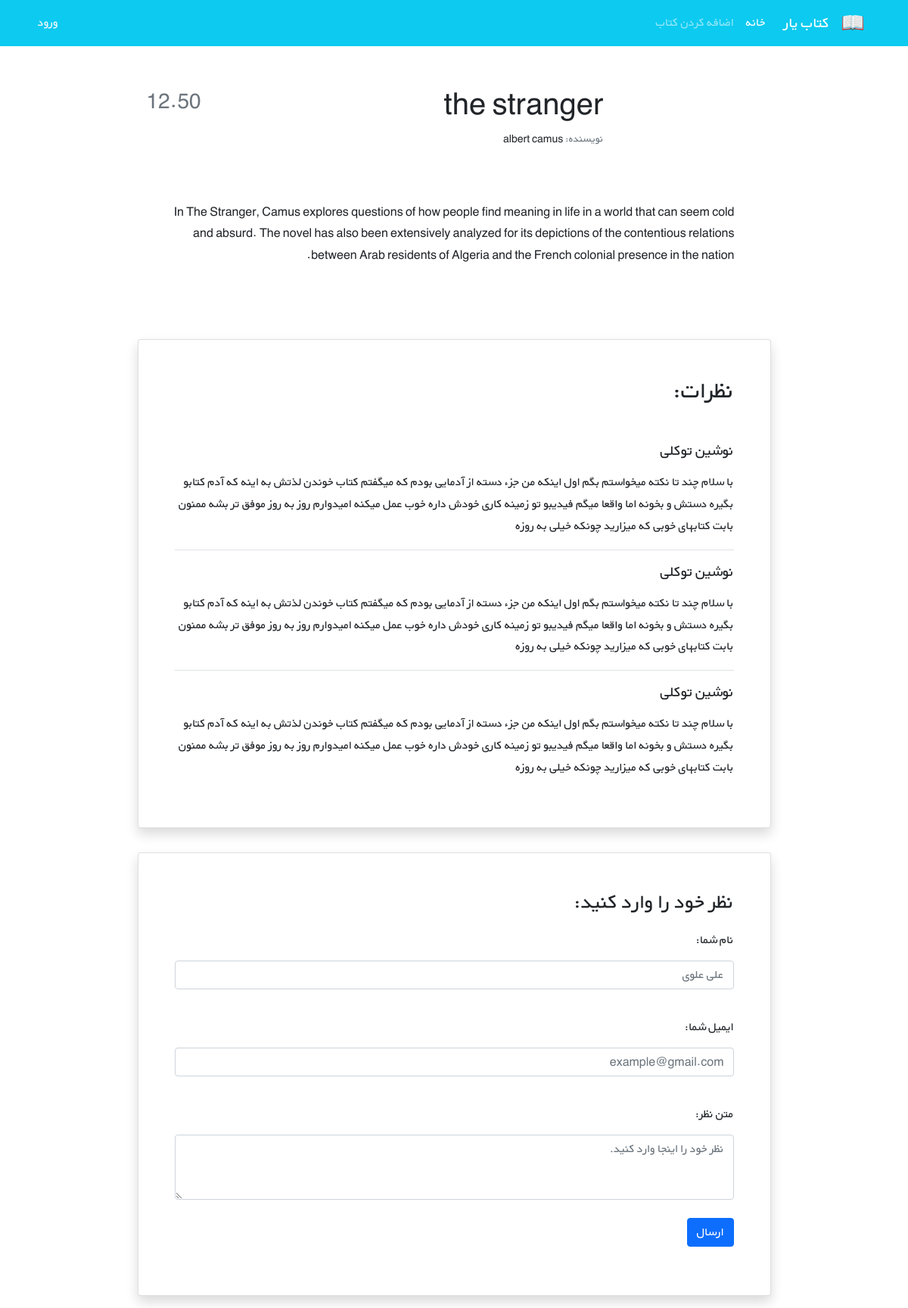
Page /books/1/ on the committed database.
### books/models.py (models this page shows, shortened)
class Book(models.Model):
    title=models.CharField(max_length=255)
    author=models.CharField(max_length=255)
    content=models.TextField()
    price=models.DecimalField(decimal_places=2,max_digits=5)
    cover=models.ImageField(upload_to='covers/',blank=True)

### books/views.py (the view)
# urls.py: path('<int:pk>/',BookDetailView.as_view(),name='book_detail'),
class BookDetailView(generic.DetailView):
     model = Book
     template_name = 'books/book_detail.html'
     context_object_name = 'books'

### books/templates/books/book_detail.html (shortened to what this page needs)
{% extends '_base.html' %}
{% load static %}
{% block content %}
    <div class="container mt-5" dir="rtl">
        <div class="">
            <div class="">
                <div class="d-flex justify-content-center">
                    <div class="row w-sm-75 w-100">
                        <div class="col-xs-12 col-md-3 d-flex justify-content-center">
                        </div>
                        <div class="col-xs-12 col-md-6 text-center text-md-end mt-md-1 mt-4">
                            <h1>{{ books.title }}</h1>
                            <h5 class="small my-1"><span class="text-muted">نویسنده: </span>{{ books.author }}</h5>
                        </div>
                        <div class="col-xs-12 col-md-3 d-flex flex-column">
                            <h3 class="align-self-center pt-2 text-muted align-self-md-end">
                                {{ books.price }}
                            </h3>
                        </div>
                    </div>
                </div>
                <div class="d-flex justify-content-center">
                    <div class="my-3 p-5 w-sm-75 w-100">
                        {{ books.content|linebreaks }}
                    </div>
                </div>
                <div class="d-flex justify-content-center">
                    <div class="card shadow my-3 p-5 w-sm-75 w-100">
                        <h2 class="mb-5">نظرات:</h2>
                        <div class="border-bottom mb-3">
                            <h5 class="mb-3">نوشین توکلی</h5>
                            <p>با سلام چند تا نکته میخواستم بگم اول اینکه من جزء دسته از آدمایی بودم که میگفتم کتاب
                                خوندن لذتش
                                به اینه که آدم کتابو بگیره دستش و بخونه اما واقعا میگم فیدیبو تو زمینه کاری خودش داره
                                خوب عمل
                                میکنه امیدوارم روز به روز موفق تر بشه ممنون بابت کتابهای خوبی که میزارید چونکه خیلی به
                                روزه</p>
                        </div>
                        <div class="border-bottom mb-3">
                            <h5 class="mb-3">نوشین توکلی</h5>
                            <p>با سلام چند تا نکته میخواستم بگم اول اینکه من جزء دسته از آدمایی بودم که میگفتم کتاب
                                خوندن لذتش
                                به اینه که آدم کتابو بگیره دستش و بخونه اما واقعا میگم فیدیبو تو زمینه کاری خودش داره
                                خوب عمل
                                میکنه امیدوارم روز به روز موفق تر بشه ممنون بابت کتابهای خوبی که میزارید چونکه خیلی به
                                روزه</p>
                        </div>
                        <div>
                            <h5 class="mb-3">نوشین توکلی</h5>
                            <p>با سلام چند تا نکته میخواستم بگم اول اینکه من جزء دسته از آدمایی بودم که میگفتم کتاب
                                خوندن لذتش
                                به اینه که آدم کتابو بگیره دستش و بخونه اما واقعا میگم فیدیبو تو زمینه کاری خودش داره
                                خوب عمل
                                میکنه امیدوارم روز به روز موفق تر بشه ممنون بابت کتابهای خوبی که میزارید چونکه خیلی به
                                روزه</p>
                        </div>
                    </div>
                </div>
                <div class="d-flex justify-content-center">
                    <div class="card shadow my-3 p-5 w-sm-75 w-100">
                        <h3>نظر خود را وارد کنید:</h3>
                        <form method="POST">
                            <div class="form-group py-2">
                                <label class="py-1" for="author_name">نام شما:</label>
                                <input type="text" class="form-control" placeholder="علی علوی" name="author_name">
                            </div>
                            <div class="form-group py-2">
                                <label class="py-1" for="email">ایمیل شما:</label>
                                <input type="email" class="form-control" placeholder="example@gmail.com" name="email">
                            </div>
                            <div class="form-group py-2">
                                <label class="py-1" for="comment_text">متن نظر:</label>
                                <textarea class="form-control" name="text" rows="3"
                                          placeholder="نظر خود را اینجا وارد کنید."></textarea>
                            </div>
                            <button type="submit" class="btn btn-primary">ارسال</button>
                        </form>
                    </div>
                </div>
            </div>
        </div>
    </div>
{% endblock %}

### static/css/style.css (style rules this page uses)
* { font-family: 'BYekan', sans-serif; line-height: 1.8rem; }
@media (min-width: 576px) { .w-sm-75 { width: 75%!important; } }

### rows in the picture
Book: title "the stranger", author "albert camus", price "12.50", content "In The Stranger, Camus explores questions of how people find meaning in life in a world that can seem cold and absurd. The novel has also been extensively analyzed for its depictions of the contentious relations between Arab residents of Algeria and the French colonial presence in the nation."
